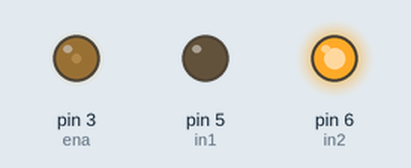
This sketch was run on a simulated Arduino Uno, built with avr-gcc and run on an emulated ATmega328P. Shown: output pins drawn as LEDs (lit = HIGH).

Above: at 0.1 s.
At 18.1 s:
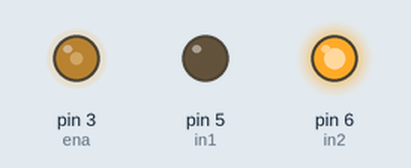
At 36.1 s:
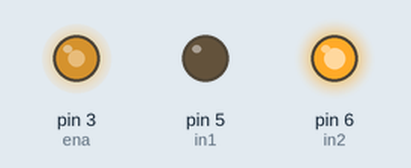
Timing chart, 0 to 40.0 s (numbered marks = the images above):
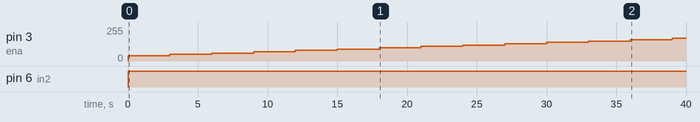

The sketch:

sketch_nov27c.ino
```cpp
int ena = 3;
int in1 = 5;
int in2 = 6;

void setup() {
  pinMode(ena, OUTPUT);
  pinMode(in1, OUTPUT);
  pinMode(in2, OUTPUT);
}
void teste() {
  analogWrite(ena, 60);
  digitalWrite(in1, 0);
  digitalWrite(in2, 1);
  delay(1000);

  analogWrite(ena, 140);
  digitalWrite(in1, 0);
  digitalWrite(in2, 0);
  delay(1000);

  analogWrite(ena, 220);
  digitalWrite(in1, 1);
  digitalWrite(in2, 0);
  delay(1000);

  analogWrite(ena, 140);
  digitalWrite(in1, 0);
  digitalWrite(in2, 0);
  delay(1000);
}

void loop() {
int contador=255;
for(int i = 40; i < contador; i = i + 10){
  analogWrite(ena, i);
  digitalWrite(in1, 0);
  digitalWrite(in2, 1);
  delay(3000);
}

}
```

Measured:
- by itself, pin 3 (ena): moves from 0/255 to 170/255 over 39.0 s
- by itself, pin 6 (in2): LOW → HIGH at 0.00 s
